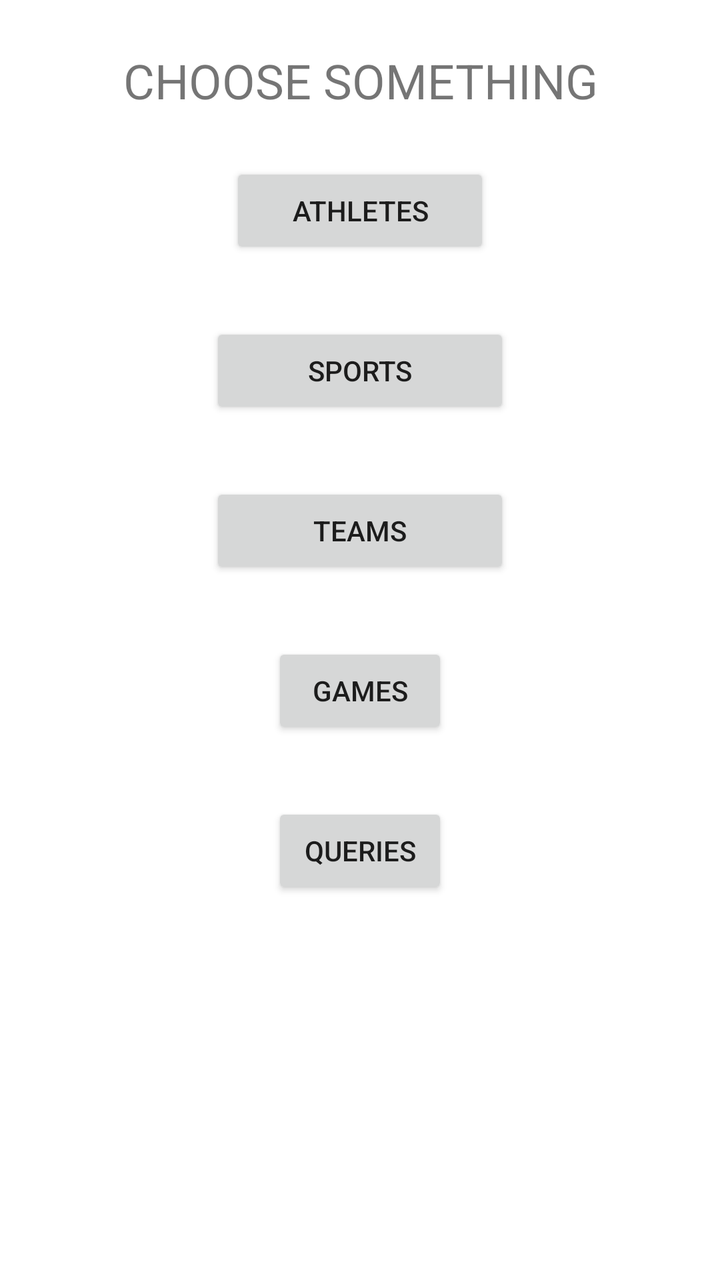
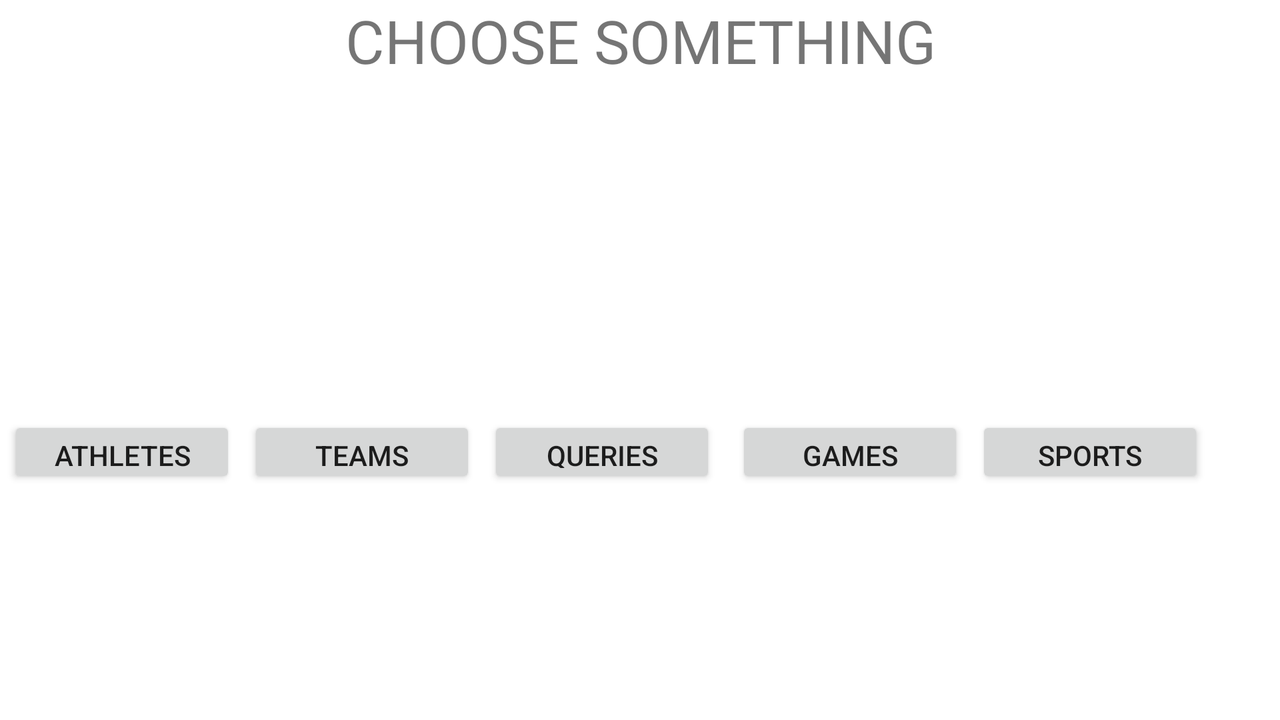

An Android layout and its configuration variant, each rendered on a device that would load it. The default file and the variant file are quoted in full after the pictures.
<!-- AndroidManifest.xml: application theme Theme.Version10 -->
<!-- res/layout/fragment_room_u_i_.xml -->
<?xml version="1.0" encoding="utf-8"?>
<ScrollView
    xmlns:android="http://schemas.android.com/apk/res/android"
    xmlns:app="http://schemas.android.com/apk/res-auto"
    xmlns:tools="http://schemas.android.com/tools"

    android:layout_width="match_parent"
    android:layout_height="match_parent"
    tools:context=".RoomUI_Fragment"
    android:id="@+id/ui"
    >

    <LinearLayout
        android:layout_width="fill_parent"
        android:layout_height="match_parent"
        android:orientation="vertical"
        android:gravity="center"

        android:windowSoftInputMode="stateVisible|adjustResize">

        <TextView
            android:layout_width="match_parent"
            android:layout_height="wrap_content"
            android:layout_gravity="center_horizontal"

            android:layout_margin="24dp"
            android:text="CHOOSE SOMETHING"
            android:textAlignment="center"
            android:textSize="24dp" />



        <Button
            android:id="@+id/athlete_button"
            android:layout_width="130dp"
            android:layout_height="wrap_content"
            android:layout_marginStart="16dp"
            android:layout_marginLeft="16dp"
            android:layout_marginTop="1dp"
            android:layout_marginEnd="16dp"
            android:layout_marginRight="16dp"
            android:text="Athletes"
            app:layout_constraintEnd_toEndOf="parent"
            app:layout_constraintStart_toStartOf="parent"
            app:layout_constraintTop_toTopOf="parent" />

        <Button
            android:id="@+id/sports_button"
            android:layout_width="150dp"
            android:layout_height="wrap_content"
            android:layout_marginStart="16dp"
            android:layout_marginLeft="16dp"
            android:layout_marginTop="32dp"
            android:layout_marginEnd="16dp"
            android:layout_marginRight="16dp"
            android:text="Sports"
            app:layout_constraintBottom_toBottomOf="parent"
            app:layout_constraintEnd_toEndOf="parent"
            app:layout_constraintStart_toStartOf="parent"
            app:layout_constraintTop_toBottomOf="@+id/athlete_button"
            app:layout_constraintVertical_bias="0.058" />

        <Button
            android:id="@+id/teams_button"

            android:layout_width="150dp"
            android:layout_height="wrap_content"
            android:layout_marginStart="16dp"
            android:layout_marginLeft="16dp"
            android:layout_marginTop="32dp"
            android:layout_marginEnd="16dp"
            android:layout_marginRight="16dp"
            android:text="Teams"
            app:layout_constraintBottom_toBottomOf="parent"
            app:layout_constraintEnd_toEndOf="parent"
            app:layout_constraintStart_toStartOf="parent"
            app:layout_constraintTop_toBottomOf="@+id/sports_button"
            app:layout_constraintVertical_bias="0.086" />

        <Button
            android:layout_marginStart="16dp"
            android:layout_marginLeft="16dp"
            android:layout_marginTop="32dp"
            android:layout_marginEnd="16dp"
            android:layout_marginRight="16dp"
            android:id="@+id/games_button"
            android:layout_width="wrap_content"
            android:layout_height="wrap_content"
            android:text="Games"
            app:layout_constraintBottom_toBottomOf="parent"
            app:layout_constraintEnd_toEndOf="parent"
            app:layout_constraintStart_toStartOf="parent"
            app:layout_constraintTop_toBottomOf="@+id/teams_button"
            app:layout_constraintVertical_bias="0.202" />

        <Button
            android:id="@+id/query_button"
            android:layout_width="wrap_content"
            android:layout_height="wrap_content"
            android:layout_marginStart="16dp"
            android:layout_marginLeft="16dp"
            android:layout_marginTop="32dp"
            android:layout_marginEnd="16dp"
            android:layout_marginRight="16dp"
            android:text="Queries"
            app:layout_constraintBottom_toBottomOf="parent"
            app:layout_constraintEnd_toEndOf="parent"
            app:layout_constraintStart_toStartOf="parent" />
    </LinearLayout>

</ScrollView>
<!-- resources referenced by this layout -->
<resources>
  <style name="Theme.Version10" parent="Theme.MaterialComponents.DayNight.NoActionBar">
          
          <item name="colorPrimary">@color/purple_500</item>
          <item name="colorPrimaryVariant">@color/purple_700</item>
          <item name="colorOnPrimary">@color/white</item>
          
          <item name="colorSecondary">@color/teal_200</item>
          <item name="colorSecondaryVariant">@color/teal_700</item>
          <item name="colorOnSecondary">@color/black</item>
          
          <item name="android:statusBarColor" tools:targetApi="l">?attr/colorPrimaryVariant</item>
          
      </style>
</resources>
<!-- res/layout-land/fragment_room_u_i_.xml (the author's variant of the layout above) -->
<!-- drawn on the phone turned sideways -->
<?xml version="1.0" encoding="utf-8"?>
<ScrollView
    xmlns:android="http://schemas.android.com/apk/res/android"
    xmlns:app="http://schemas.android.com/apk/res-auto"
    xmlns:tools="http://schemas.android.com/tools"

    android:layout_width="match_parent"
    android:layout_height="match_parent"
    tools:context=".RoomUI_Fragment"
    android:id="@+id/ui"
    >

    <androidx.constraintlayout.widget.ConstraintLayout
        android:layout_width="wrap_content"
        android:layout_height="match_parent"
        android:gravity="center"

        android:orientation="vertical"
        android:windowSoftInputMode="stateVisible|adjustResize">


        <TextView
            android:layout_width="733dp"
            android:layout_height="46dp"
            android:layout_gravity="center_horizontal"
            android:text="CHOOSE SOMETHING"
            android:textAlignment="center"
            android:textSize="30dp"
            app:layout_constraintEnd_toEndOf="parent"
            app:layout_constraintStart_toStartOf="parent"
            app:layout_constraintTop_toTopOf="parent" />

        <Button
            android:id="@+id/athlete_button"
            android:layout_width="114dp"
            android:layout_height="36dp"
            android:layout_marginStart="4dp"
            android:layout_marginLeft="4dp"
            android:layout_marginTop="208dp"
            android:text="Athletes"
            app:layout_constraintStart_toStartOf="parent"
            app:layout_constraintTop_toTopOf="parent" />

        <Button
            android:id="@+id/sports_button"
            android:layout_width="114dp"
            android:layout_height="36dp"
            android:layout_marginStart="488dp"
            android:layout_marginLeft="488dp"
            android:layout_marginTop="208dp"
            android:text="Sports"
            app:layout_constraintStart_toStartOf="parent"
            app:layout_constraintTop_toTopOf="parent" />

        <Button
            android:id="@+id/teams_button"

            android:layout_width="114dp"
            android:layout_height="36dp"
            android:layout_marginStart="124dp"
            android:layout_marginLeft="124dp"
            android:layout_marginTop="208dp"
            android:text="Teams"
            app:layout_constraintStart_toStartOf="parent"
            app:layout_constraintTop_toTopOf="parent" />

        <Button
            android:id="@+id/games_button"
            android:layout_width="114dp"
            android:layout_height="36dp"
            android:layout_marginStart="368dp"
            android:layout_marginLeft="368dp"
            android:layout_marginTop="32dp"
            android:text="Games"
            app:layout_constraintBottom_toBottomOf="parent"
            app:layout_constraintStart_toStartOf="parent"
            app:layout_constraintTop_toTopOf="parent"
            app:layout_constraintVertical_bias="1.0" />

        <Button
            android:id="@+id/query_button"
            android:layout_width="114dp"
            android:layout_height="36dp"
            android:layout_marginStart="244dp"
            android:layout_marginLeft="244dp"
            android:layout_marginTop="208dp"
            android:text="Queries"
            app:layout_constraintStart_toStartOf="parent"
            app:layout_constraintTop_toTopOf="parent" />
    </androidx.constraintlayout.widget.ConstraintLayout>

</ScrollView>
